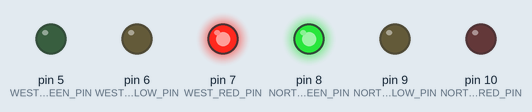
Recording of a sketch running on a simulated Arduino Uno, built with avr-gcc and run on an emulated ATmega328P. On the bench: output pins drawn as LEDs (lit = HIGH).

Above: at 0.1 s.
At 8.1 s:
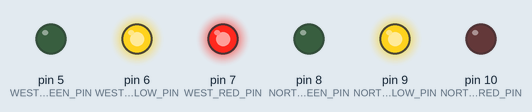
At 9.1 s:
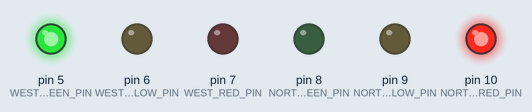
At 17.1 s:
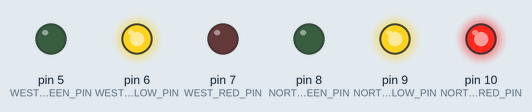
At 24.1 s:
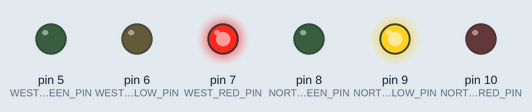
At 33.1 s:
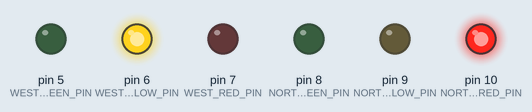
Timing chart, 0 to 37.5 s (numbered marks = the images above):
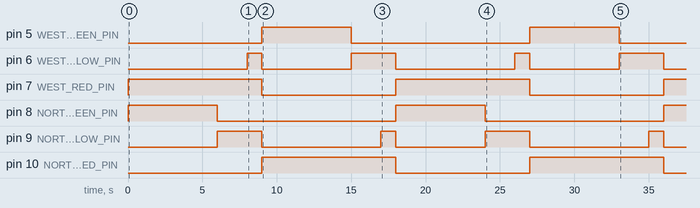

Measured:
- by itself, pin 5 (WEST_GREEN_PIN), pin 8 (NORTH_GREEN_PIN): alternates HIGH for 6.0 s and LOW for 12.0 s
- by itself, pin 6 (WEST_YELLOW_PIN): LOW → HIGH at 8.0 s, → LOW 1.0 s later, → HIGH 6.0 s later, → LOW 3.0 s later, … (8 changes in this stretch)
- by itself, pin 7 (WEST_RED_PIN), pin 10 (NORTH_RED_PIN): alternates HIGH for 9.0 s and LOW for 9.0 s
- by itself, pin 9 (NORTH_YELLOW_PIN): LOW → HIGH at 6.0 s, → LOW 3.0 s later, → HIGH 8.0 s later, → LOW 1.0 s later, … (8 changes in this stretch)

The sketch:

6.2.ino
```cpp
#define BAUD_RATE 9600

#define NORTH_STATE HIGH
#define WEST_STATE HIGH

#define WEST_GREEN_PIN 5
#define WEST_YELLOW_PIN 6
#define WEST_RED_PIN 7

#define NORTH_GREEN_PIN 8
#define NORTH_YELLOW_PIN 9
#define NORTH_RED_PIN 10

#define NONE_REQ 0b00
#define NORTH_REQ 0b01
#define WEST_REQ 0b10
#define BOTH_REQ 0b11

#define GO_NORTH_STATE 0
#define WAIT_NORTH_STATE 1
#define GO_WEST_STATE 2
#define WAIT_WEST_STATE 3

#define GO_NORTH_OUT 0b100001
#define WAIT_NORTH_OUT 0b100010
#define GO_WEST_OUT 0b001100
#define WAIT_WEST_OUT 0b010100

#define GO_NORTH_DELAY 6000
#define WAIT_NORTH_DELAY 2000
#define GO_WEST_DELAY 6000
#define WAIT_WEST_DELAY 2000
#define RED_TO_GREEN_YELLOW_DELAY 1000

struct State {
  unsigned long Out; // 6-bit pattern to output
  unsigned long Time; // delay in 10ms units
  unsigned long Next[4]; // next state for inputs 0,1,2,3
};

typedef const struct State STyp;

STyp FSM[4]={
{GO_NORTH_OUT, GO_NORTH_DELAY,{GO_NORTH_STATE, WAIT_NORTH_STATE, GO_NORTH_STATE, WAIT_NORTH_STATE }},
{WAIT_NORTH_OUT, WAIT_NORTH_DELAY, {GO_WEST_STATE, GO_WEST_STATE, GO_WEST_STATE, GO_WEST_STATE }},
{GO_WEST_OUT, GO_WEST_DELAY,{GO_WEST_STATE, GO_WEST_STATE, WAIT_WEST_STATE, WAIT_WEST_STATE }},
{WAIT_WEST_OUT, WAIT_WEST_DELAY, {GO_NORTH_STATE, GO_NORTH_STATE, GO_NORTH_STATE, GO_NORTH_STATE }}};

int FSM_State = GO_NORTH_STATE;

int GetInput(void) {
  int northButton = NORTH_STATE;
  int westButton = WEST_STATE;
  if (northButton && westButton)
    return BOTH_REQ;
  else if (westButton)
    return WEST_REQ;
  else if (northButton)
    return NORTH_REQ;
  else
    return NONE_REQ;
}

void SetOutput(int out) {
  int ledState;
  ledState = (out & (1 << 5)) ? HIGH : LOW;
  digitalWrite(WEST_RED_PIN, ledState);
  ledState = (out & (1 << 4)) ? HIGH : LOW;
  digitalWrite(WEST_YELLOW_PIN, ledState);
  ledState = (out & (1 << 3)) ? HIGH : LOW;
  digitalWrite(WEST_GREEN_PIN, ledState);
  ledState = (out & (1 << 2)) ? HIGH : LOW;
  digitalWrite(NORTH_RED_PIN, ledState);
  ledState = (out & (1 << 1)) ? HIGH : LOW;
  digitalWrite(NORTH_YELLOW_PIN, ledState);
  ledState = (out & (1 << 0)) ? HIGH : LOW;
  digitalWrite(NORTH_GREEN_PIN, ledState);
}

void setup() {
  Serial.begin(BAUD_RATE);
  pinMode(WEST_GREEN_PIN, OUTPUT);
  pinMode(WEST_YELLOW_PIN, OUTPUT);
  pinMode(WEST_RED_PIN, OUTPUT);

  pinMode(NORTH_GREEN_PIN, OUTPUT);
  pinMode(NORTH_YELLOW_PIN, OUTPUT);
  pinMode(NORTH_RED_PIN, OUTPUT);

  FSM_State = GO_NORTH_STATE;
}

void loop() {
  int FSM_Output = FSM[FSM_State].Out;
  SetOutput(FSM_Output);
  delay(FSM[FSM_State].Time);

  if (FSM_State == WAIT_NORTH_STATE || FSM_State == WAIT_WEST_STATE) {
    digitalWrite(WEST_YELLOW_PIN, HIGH);
    digitalWrite(NORTH_YELLOW_PIN, HIGH);
    delay(RED_TO_GREEN_YELLOW_DELAY);
    digitalWrite(WEST_YELLOW_PIN, LOW);
    digitalWrite(NORTH_YELLOW_PIN, LOW);
  }
  int FSM_Inputs = GetInput();
  FSM_State = FSM[FSM_State].Next[FSM_Inputs];
}
```
